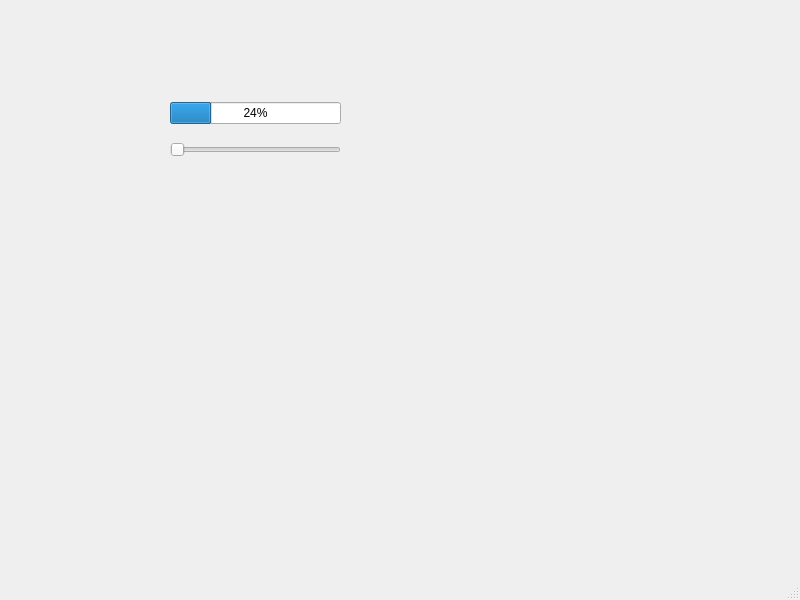
<?xml version="1.0" encoding="UTF-8"?>
<ui version="4.0">
 <class>MainWindow</class>
 <widget class="QMainWindow" name="MainWindow">
  <property name="geometry">
   <rect>
    <x>0</x>
    <y>0</y>
    <width>800</width>
    <height>600</height>
   </rect>
  </property>
  <property name="windowTitle">
   <string>MainWindow</string>
  </property>
  <widget class="QWidget" name="centralwidget">
   <widget class="QWidget" name="">
    <property name="geometry">
     <rect>
      <x>170</x>
      <y>90</y>
      <width>171</width>
      <height>81</height>
     </rect>
    </property>
    <layout class="QVBoxLayout" name="verticalLayout">
     <item>
      <widget class="QProgressBar" name="progressBar">
       <property name="value">
        <number>24</number>
       </property>
      </widget>
     </item>
     <item>
      <widget class="QSlider" name="horizontalSlider">
       <property name="orientation">
        <enum>Qt::Orientation::Horizontal</enum>
       </property>
      </widget>
     </item>
    </layout>
   </widget>
  </widget>
  <widget class="QMenuBar" name="menubar">
   <property name="geometry">
    <rect>
     <x>0</x>
     <y>0</y>
     <width>800</width>
     <height>26</height>
    </rect>
   </property>
  </widget>
  <widget class="QStatusBar" name="statusbar"/>
 </widget>
 <resources/>
 <connections/>
</ui>
